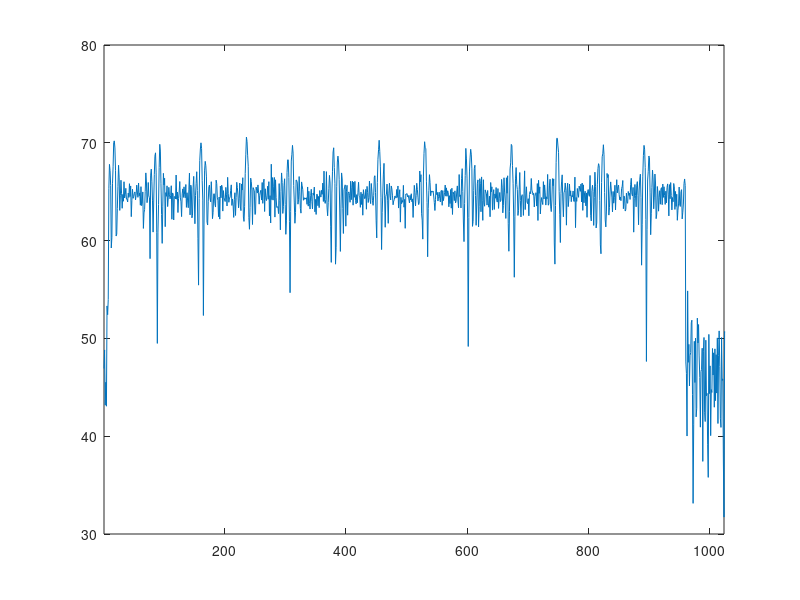
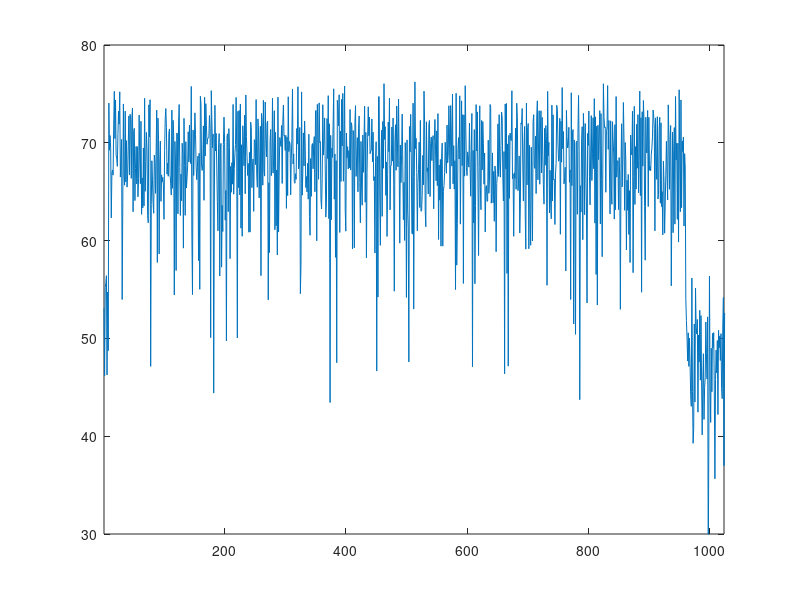
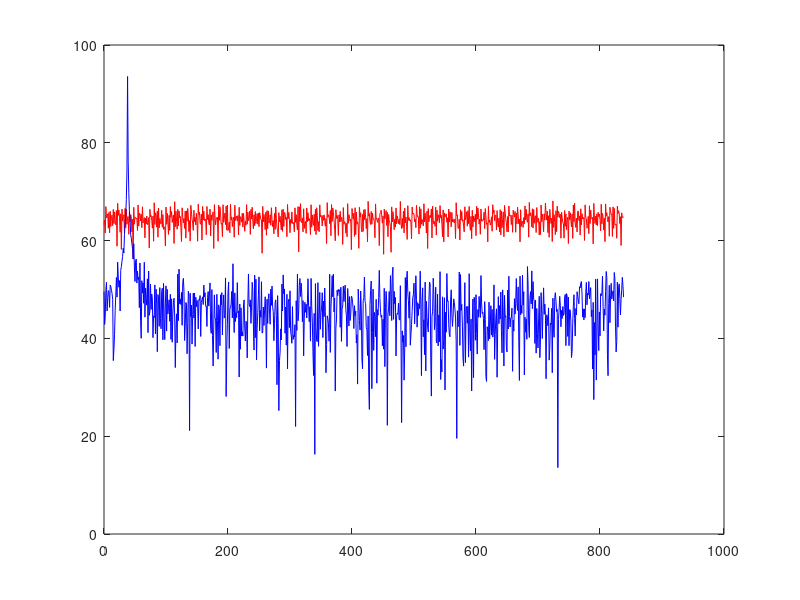
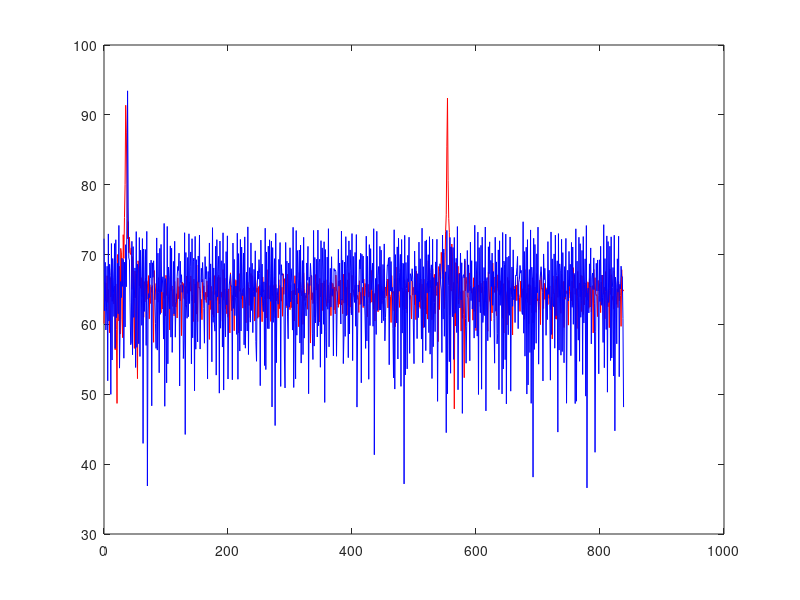

Source code (MATLAB) for these figures, in order:
% this is a 5G PRACH format 0 transmission
L=839

% this is number of samples per bin, floor(L/Ncs) gives the number of cyclic shifts, see below
Ncs=26
% this is the FFT size for the generation/reception of PRACH
N=49152
% this is the length of the cyclic prefix for PRACH
Ncp=6336


% 6-bit data messages for 3 transmitters / UEs
preamble_index1=63;
preamble_index2=31;
preamble_index3=11;

% up to 6 Zadoff-Chu root sequences for this format
utab=[129 710 140 699 120 719]
% number of cyclic shifts
nshifts = floor(L/Ncs);
% number of Zadoff-Chu sequences required
nseq = ceil(64/nshifts);

% index of the preamble sequence to use
uind1=floor(preamble_index1/nshifts)
uind2=floor(preamble_index2/nshifts)
uind3=floor(preamble_index3/nshifts)
% index of cyclic shift to use
nuind1=rem(preamble_index1,nshifts)
nuind2=rem(preamble_index2,nshifts)
nuind3=rem(preamble_index3,nshifts)
if (uind1>=length(utab) || uind2>=length(utab) || uind3>=length(utab)) 
  fprintf("ERROR tab length %d : %d %d %d",length(utab),uind1,uind1,uind3) 
end

% These are the Zadoff-Chu Sequence generators (time-domain) 
% for the 3 transmitters
xu1 = exp(-j*pi*utab(1+uind1)*(0:838).*(1:839)/839);
xu2 = exp(-j*pi*utab(1+uind2)*(0:838).*(1:839)/839);
xu3 = exp(-j*pi*utab(1+uind3)*(0:838).*(1:839)/839);

% implement cyclic-shifts
% Note we do this in the time-domain and then do an 839-point fft here in MATLAB
% This is not usually done in practice because of the complexity of the FFT (i.e. a large prime number)
% There is a way to compute the Fourier transform directly and then perform the cyclic shift by a multiplication of a phasor in the frequency-domain.

xuv1 = xu1; 
xuv2 = xu2;
xuv3 = xu3;
for (n=0:838)
  xuv1(n+1) = xu1(1+rem(n+(Ncs*nuind1),839));
  yuv1 = fft(xuv1);
  xuv2(n+1) = xu2(1+rem(n+(Ncs*nuind2),839));
  yuv2 = fft(xuv2);
  xuv3(n+1) = xu3(1+rem(n+(Ncs*nuind3),839));
  yuv3 = fft(xuv3);
end

% put the PRACH in the lowest frequency (positive) subcarriers starting at carrier 7
Xuv1 = zeros(1,49152);
Xuv1(7+(1:839)) = yuv1;
Xuv2 = zeros(1,49152);
Xuv2(7+(1:839)) = yuv2;
Xuv3 = zeros(1,49152);
Xuv3(7+(1:839)) = yuv3;

% bring to time-domain
xuv1_49152 = ifft(Xuv1);
xuv2_49152 = ifft(Xuv2);
xuv3_49152 = ifft(Xuv3);

% add cyclic prefix
xuv1_49152 = [xuv1_49152((49152-6335):end) xuv1_49152];
xuv2_49152 = [xuv2_49152((49152-6335):end) xuv2_49152];
xuv3_49152 = [xuv3_49152((49152-6335):end) xuv3_49152];

% normalizes the transmit signal to unit-energy
xuv1_49152 = xuv1_49152/sqrt(sum(abs(xuv1_49152).^2)/length(xuv1_49152));
en1=mean(abs(xuv1_49152).^2)
xuv2_49152 = xuv2_49152/sqrt(sum(abs(xuv2_49152).^2)/length(xuv2_49152));
en2=mean(abs(xuv2_49152).^2)
xuv3_49152 = xuv3_49152/sqrt(sum(abs(xuv3_49152).^2)/length(xuv3_49152));
en3=mean(abs(xuv3_49152).^2)

% Plot the time-domain and frequency-domain waveform (xuv1)
% Question: What can you say regarding the frequency span (approximately how many PRBs does this waveform occupy
% 
% simulate time-delay
delay1=300;
delay2=140;
delay3=40;
delaymax = 1+max([delay1 delay2 delay3]);
xuv1_49152 = [zeros(1,delay1) xuv1_49152 zeros(1,delaymax-delay1)];
xuv2_49152 = [zeros(1,delay2) xuv2_49152 zeros(1,delaymax-delay2)];
xuv3_49152 = [zeros(1,delay3) xuv3_49152 zeros(1,delaymax-delay3)];

SNR=0;
snr=10.^(.1*SNR);
noise1 = sqrt(.5/snr)*(randn(1,length(xuv1_49152))+sqrt(-1)*randn(1,length(xuv1_49152)));
noise2 = sqrt(.5/snr)*(randn(1,length(xuv1_49152))+sqrt(-1)*randn(1,length(xuv1_49152)));
rxsig1 = xuv1_49152 + noise1;
rxsig2 = xuv1_49152 + xuv2_49152 + xuv3_49152 + noise2;


% What to do now
% a) implement the receiver using a frequency-domain correlation
% using the Zadoff-Chu sequences generation method as above
% b) show how the data detection and time-delay estimation

% receiver

rxsig1_noprefix = rxsig1(6336+(1:49152));
rxsig2_noprefix = rxsig2(6336+(1:49152));

RXSIG1 = fft(rxsig1_noprefix);
RXSIG2 = fft(rxsig2_noprefix);

Xu=zeros(nseq,839);
Ru1=zeros(nseq,839);
Ru2=zeros(nseq,839);
ru1=zeros(nseq,839);
ru2=zeros(nseq,839);
for (seq=1:nseq)
    % compute time-domain ZC sequence for each u in 1:nseq
    xun = exp(-j*pi*utab(seq)*(0:838).*(1:839)/839);
    % compute freq-domain ZC sequence for each u in 1:nseq
    Xu(seq,:) = fft(xun);
    % correlate (componentwise multiplicaiton and IFFT) with received signal
    Ru1(seq,:) = RXSIG1(7+(1:839)).*conj(Xu(seq,:));
    Ru2(seq,:) = RXSIG2(7+(1:839)).*conj(Xu(seq,:));
    ru1(seq,:) = ifft(Ru1(seq,:));%,1024);
    ru2(seq,:) = ifft(Ru2(seq,:));%,1024);
end

figure(1)
plot(20*log10(abs(fft(rxsig1))))
axis([1 1024 30 80])

figure(2)
plot(20*log10(abs(fft(rxsig2))))
axis([1 1024 30 80])

figure(3)
plot(0:838,20*log10(abs(ru1(1,:))), 'r',0:838,20*log10(abs(ru1(2,:))), 'b')

figure(4)
plot(0:838,20*log10(abs(ru2(1,:))), 'r',0:838,20*log10(abs(ru2(2,:))), 'b')